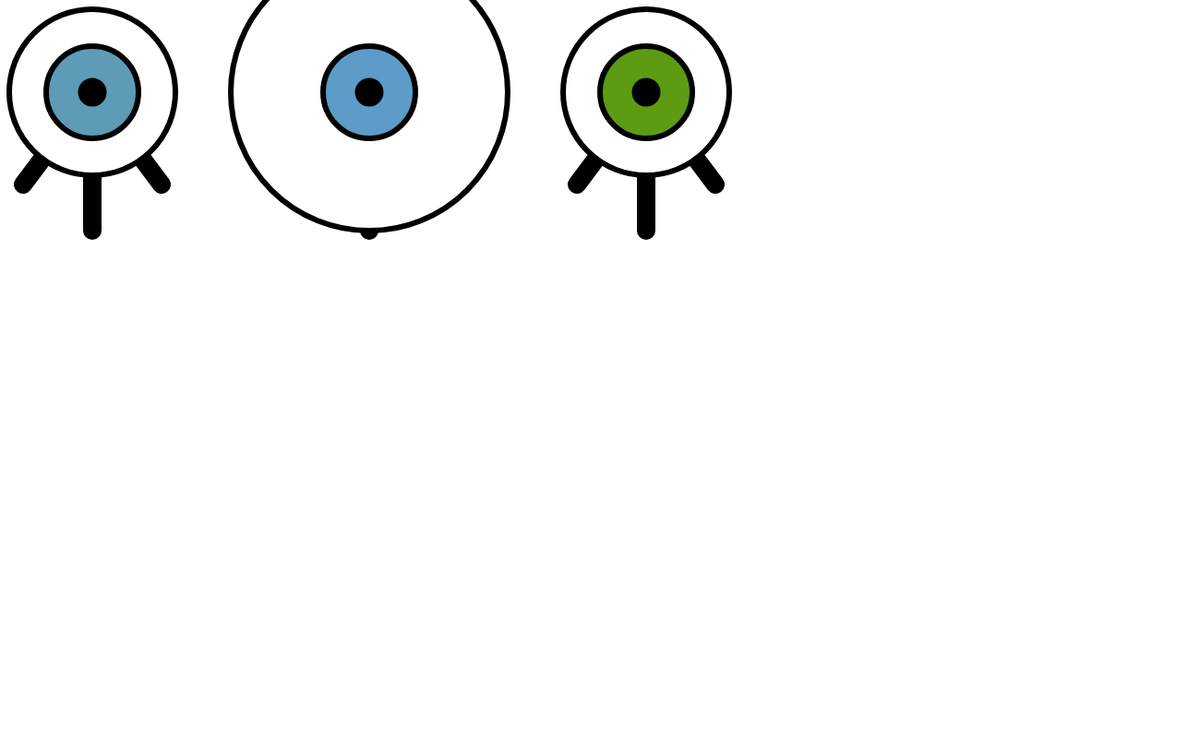
Frame 1 (no input)
Frame 60 (no input): identical to frame 1, image omitted
Frame 120 (the mouse pressed at the canvas centre since frame 60): identical to frame 1, image omitted

The p5.js sketch that drew this single still picture (run headless with seeded random() and noise() and a simulated clock; from frame 60 on, the mouse is pressed at the canvas centre):

// p5.js sketch
// ── sketch.js

function setup() {
  createCanvas(1300, 800);
}

function draw() {
  background(255);
  drawZoog(100, 100, 180, 100, 25, 182);
  drawZoog(400, 100, 300, 100, 25, 200);
  drawZoog(700, 100, 180, 100, 25, 18);


}

function drawZoog(x, y, outerEye, eyeBall, pupil, b) {
  strokeWeight(20);
  line(x, y, x-75, y +100);
  line(x, y, x, y + 150);
  line(x, y, x + 75, y + 100);
  //outer eye
  strokeWeight(6);
  fill(255);
  ellipse(x, y, outerEye, outerEye);
  fill(93, 155, b);
  //eyeball
  ellipse(x, y, eyeBall, eyeBall);
  //pupil
  fill(0);
  ellipse(x, y, pupil, pupil);
}
